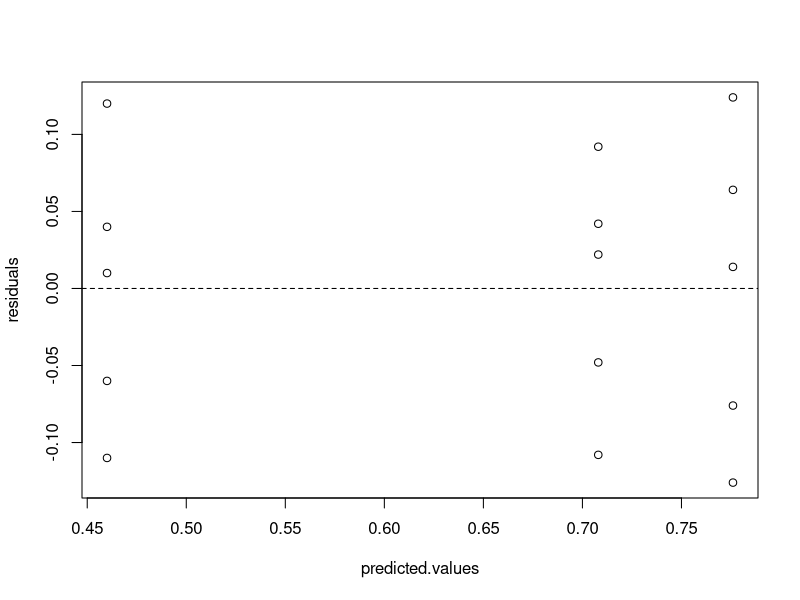
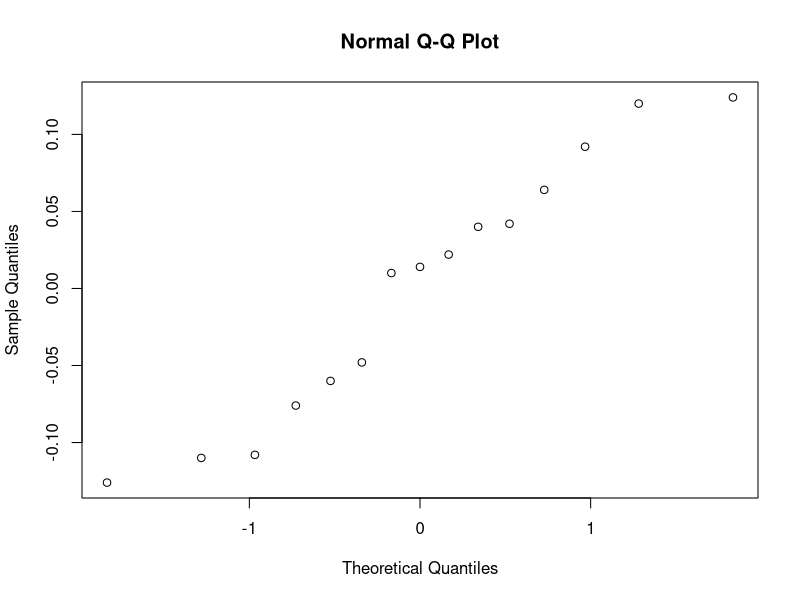
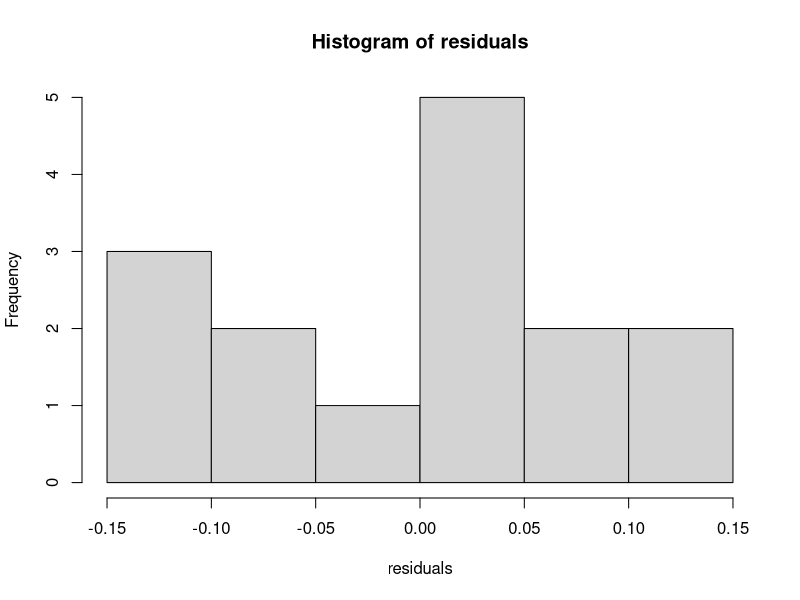

The R source for these figures, in order:
##### Read in the P content in apple tree leaves data
setwd("Path to your working directory")
apple.data <- read.csv("Apple_Data.csv", head = TRUE)
########Fit a one-way ANOVA model Y_ij = mu + tau_i + epsilon_ij
ANOVA.model <- aov(apple.data$value ~ as.factor(apple.data$trt))
#Look at the ANOVA table
summary(ANOVA.model)
#Obtain the predicted values and residuals
residuals <- ANOVA.model$residuals
predicted.values <- ANOVA.model$fitted.values
####Assess the assumption of constant variance
#Plot residuals against predicted values
plot(residuals~predicted.values)
abline(h = 0, lty = 2)
#Conduct the Brown-Forsyth test to test Ho: Variance within the three groups are equal
install.packages("car") 
library(car)
leveneTest(value~as.factor(trt), data = apple.data)
#######Assess the assumption of normally distributed error terms
#Make a QQ-plot of the residuals
qqnorm(residuals)
#Make a histogram of the residuals
hist(residuals)